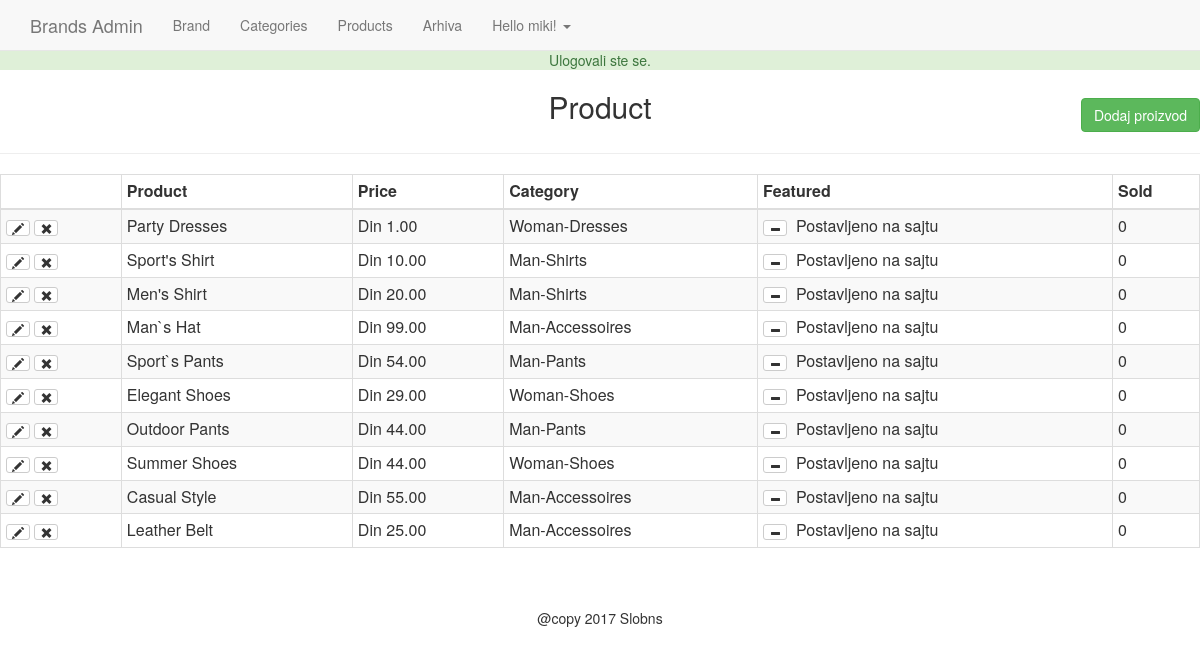
The app's page /admin/products.php (signed in) with its own data.
### tables this page shows
CREATE TABLE `product` (
  `id` int(11) NOT NULL,
  `title` varchar(255) NOT NULL,
  `price` decimal(10,2) NOT NULL,
  `list_price` decimal(10,2) NOT NULL,
  `brand` int(11) NOT NULL,
  `categories` varchar(255) NOT NULL,
  `image` varchar(255) NOT NULL,
  `description` text NOT NULL,
  `featured` tinyint(4) NOT NULL DEFAULT '0',
  `sizes` text NOT NULL,
  `deleted` tinyint(4) NOT NULL DEFAULT '0'
);

### helpers/helpers.php (called while the page is built, shortened)
<?php
function money($num){
    return 'Din '. number_format($num,2);
}

### admin/products.php (the view, shortened to what this page needs)
<?php
require_once $_SERVER['DOCUMENT_ROOT'].'/ecommerc/core/init.php';
include 'includes/head.php';
include 'includes/navigation.php';
$dbPath = '';
if(isset($_GET['add']) || isset($_GET['edit'])){
 $brandQuery = $db->query("SELECT * FROM brand ORDER BY brand");
 $parentQuery = $db->query("SELECT * FROM categories WHERE parent=0 ORDER BY category");
 $title = ((isset($_POST['title']) && $_POST['title'] != '')?sanitize($_POST['title']):'');
 $brand = ((isset($_POST['brand']) && !empty($_POST['brand']))?sanitize($_POST['brand']):'');
 $parent = ((isset($_POST['parent']) && !empty($_POST['parent']))?sanitize($_POST['parent']):'');
 $category = ((isset($_POST['child']) && !empty($_POST['child']))?sanitize($_POST['child']):'');
 $price = ((isset($_POST['price']) && $_POST['price'] != '')?sanitize($_POST['price']):'');
 $list_price = ((isset($_POST['list_price']) && $_POST['list_price'] != '')?sanitize($_POST['list_price']):'');
 $description = ((isset($_POST['description']) && $_POST['description'] != '')?sanitize($_POST['description']):'');
 $sizes = ((isset($_POST['sizes']) && $_POST['sizes'] != '')?sanitize($_POST['sizes']):'');
 $sizes = rtrim($sizes, '.');
 $saved_image = '';
 if(isset($_GET['edit'])){
     $edit_id = (int)$_GET['edit'];
     $productResult = $db->query("SELECT * FROM product WHERE id ='$edit_id'");
     $product = mysqli_fetch_assoc($productResult);
     if(isset($_GET['delete_image'])){
         $image_url = $_SERVER['DOCUMENT_ROOT'].$product['image'];echo $image_url;
         unlink($image_url);
         $db->query("UPDATE product SET image = '' WHERE id='$edit_id'");
         header('Location: products.php?edit='.$edit_id);
     }
     $category = ((isset($_POST['child']) && $_POST['child'] != '')?sanitize($_POST['child']):$product['categories']);
     $title = ((isset($_POST['title']) && $_POST['title'] != '')?sanitize($_POST['title']):$product['title']);
     $brand = ((isset($_POST['brand']) && $_POST['brand'] != '')?sanitize($_POST['brand']):$product['brand']);
     $parentSql = $db->query("SELECT * FROM categories WHERE id = '$category'");
     $parentResult = mysqli_fetch_assoc($parentSql);
     $parent = ((isset($_POST['parent']) && $_POST['parent'] != '')?sanitize($_POST['parent']):$parentResult['parent']);
     $price = ((isset($_POST['price']) && $_POST['price'] != '')?sanitize($_POST['price']):$product['price']);
     $list_price = ((isset($_POST['list_price']) && $_POST['list_price'] != '')?sanitize($_POST['list_price']):$product['list_price']);
     $description = ((isset($_POST['description']) && $_POST['description'] != '')?sanitize($_POST['description']):$product['description']);
     $sizes = ((isset($_POST['sizes']) && $_POST['sizes'] != '')?sanitize($_POST['sizes']):$product['sizes']);
     $sizes = rtrim($sizes, '.');
     $saved_image = (($product['image'] != '')?$product['image']:'');
     $dbPath = $saved_image;
 }
    if(!empty($sizes)){
         $sizeString = sanitize($sizes);
         $sizeString = rtrim($sizeString,',');
         $sizesArray = explode(',', $sizeString);
         $sArray = array();
         $qArray = array();
         foreach($sizesArray as $ss){
             $s = explode(':', $ss);
             $sArray[]=$s[0];
             $qArray[]=$s[1];
         }
     }else{$sizesArray = array();}
    if($_POST){
        $errors = array();
        $required = array('title','brand','parent','child','sizes');
        foreach ($required as $field){
            if($_POST[$field]==''){
                $errors[] = 'Sva oznacena polja trebaju biti popunjena';
                break;
            }
        }
     if(!empty($_FILES)){
         $photo = $_FILES['photo'];
         $name = $photo['name'];
         $nameArray = explode('.',$name);
         $fileArray = $nameArray[0];
         $fileExt = $nameArray[1];
         $mime = explode('/',$photo['type']);
         $mimeType = $mime[0];
         $mimeExt = $mime[1];
         $tmpLoc = $photo['tmp_name'];
         $allowed = array('png','jpg','jpeg','gif','JPG' );
         $uploadName = md5(microtime()). '.' .$fileExt;
         $uploadPath = BASEURL. '/images/proizvod/'.$uploadName;
         $dbPath = '/ecommerc/images/proizvod/'.$uploadName;
         $fileSize = $photo['size'];
         if($mimeType != 'image'){
             $errors[] = 'Unesite odgovarajuci fajl.';
         }
         if(!in_array($fileExt, $allowed)){
             $errors[] = 'Slika treba da bude u odredjenom formatu, jpg, png, jpeg ili gif.';
         }
         if($fileSize>15000000){
             $errors[] = 'Slika treba da je manja od 15Mb';
         }
         if($fileExt != $mimeExt && ($mimeExt == 'jpeg' && $fileExt != 'jpg')){
             $errors[] = 'File ext does not match the file!';
         }
     }
     if(!empty($errors)){
         echo display_errors($errors);
     }else{
         if(!empty($_FILES)){
         move_uploaded_file($tmpLoc, $uploadPath);
         }
         $insertSql = "INSERT INTO product (`title`, `brand`,`list_price`, `price`,"
                 . " `categories`, `sizes`,`description`,`image`) VALUES ('$title',"
                 . "'$brand','$list_price','$price', '$category', '$sizes', "
                 . "'$description', '$dbPath')";
         if(isset($_GET['edit'])){
             $insertSql = "UPDATE product SET title ='$title',price ='$price', brand ='$brand', "
                     . "list_price ='$list_price', categories = '$category', sizes = '$sizes',"
                     . "image ='$dbPath', description = '$description' WHERE id = '$edit_id'";
         }
         $db->query($insertSql);
         header('Location: products.php');
     }
 }
?>
<h2 class="text-center"><?=((isset($_GET['edit']))?'Izmeni':'Dodaj novi')?> proizvod</h2>
<form action="products.php?<?=((isset($_GET['edit']))?'edit='.$edit_id:'add=1');?>" method="POST" enctype="multipart/form-data">
    <div class="form-group col-md-3">
        <label for="title">Title*:</label>
        <input type="text" name="title" id="title" class="form-control" value="<?=$title;?>">
    </div>
    <div class="form-group col-md-3">
        <label for="brand">Brand*:</label>
        <select class="form-control" id="brand" name="brand">
            <option value="<?=(($brand == '')?' selected':'');?>"></option>
            <?php while($brand_b = mysqli_fetch_assoc($brandQuery)):?>
            <option value="<?=$brand_b['id'];?>"<?=(($brand == $brand_b['id'])?' selected':'')  ?>><?=$brand_b['brand'];?></option>
            <?php endwhile;?>
        </select>
    </div>
    <div class="form-group col-md-3">
        <label for="parent">Parent Category*:</label>
        <select class="form-control" id="parent" name="parent">
            <option value="<?=(($parent == '')? ' selected':'') ;?>"></option>
            <?php while($parent_p = mysqli_fetch_assoc($parentQuery)):?>
            <option value="<?=$parent_p['id'];?>"<?=(($parent == $parent_p['id'])?' selected':'');?>><?=$parent_p['category'];?></option>
            <?php endwhile;?>
        </select>
    </div>
    <div class="form-group col-md-3">
        <label for="child">Child Category*:</label>
        <select id="child" name="child" class="form-control">
        </select>
    </div>
    <div class="form-group col-md-3">
        <label for="price">Cena*:</label>
        <input type="text" id="price" name="price" class="form-control" value="<?=$price;?>">
    </div>
    <div class="form-group col-md-3">
        <label for="price">Stara Cena:</label>
        <input type="text" id="list_price" name="list_price" class="form-control" value="<?=$list_price;?>">
    </div>
    <div class="form-group col-md-3">
        <label>Kolicina i Velicina*:</label>
        <button class="btn btn-default form-control" onclick="jQuery('#sizesModal').modal('toggle');return false;">Kolicina i Velicina</button>
    </div>
    <div class="form-group col-md-3">
        <label for="sizes">Pregled Vel. i Kol.:</label>
        <input type="text" id="sizes" name="sizes" class="form-control" value="<?=$sizes;?>" readonly="">
    </div>
    <div class="form-group col-md-6">
        <?php if($saved_image !=''):?>
        <div class="saved-image">
            <img src="<?=$saved_image?>" alt="saved image"/><br>
            <a href="products.php?delete_image=1&edit=<?=$edit_id;?>" class="text-danger">Obrisi sliku</a>
        </div>
        <?php else:?>
        <label for="photo">Slika Proizvoda:</label>
        <input type="file" name="photo" id="photo" class="form-control">
        <?php endif;?>
    </div>
    <div class="form-group col-md-6">
        <label for="decsription">Opis:</label>
        <textarea id="description" name="description" class="form-control" rows="6"><?=$description;?></textarea>
    </div>
    <div class="form-group pull-right">
        <a href="products.php" class="btn btn-default">Odustani</a>
        <input type="submit" value="<?=((isset($_GET['edit']))?'Izmeni':'Dodaj')?> Proizvod" class="btn btn-success">
    </div><div class="clearfix"></div>
</form>
<div class="modal fade" id="sizesModal" tabindex="-1" role="dialog" aria-labelledby="sizesModalLabel">
  <div class="modal-dialog modal-lg" role="document">
    <div class="modal-content">
      <div class="modal-header">
        <button type="button" class="close" data-dismiss="modal" aria-label="Close"><span aria-hidden="true">&times;</span></button>
        <h4 class="modal-title" id="sizesModalLabel">Velicina & Kolicina</h4>
      </div>
      <div class="modal-body">
          <div class="container-fluid">
              <?php for($i=1;$i<=12;$i++):?>
              <div class="form-group col-md-4">
                  <label for="size<?=$i;?>">Velicina</label>
                  <input type="text" name="size<?=$i;?>" id="size<?=$i;?>"
                         value="<?=((!empty($sArray[$i-1]))?$sArray[$i-1]:'');?>" class="form-control">
              </div>
              <div class="form-group col-md-2">
                  <label for="qty<?=$i;?>">Kolicina</label>
                  <input type="number" name="qty<?=$i;?>" id="qty<?=$i;?>"
                         value="<?=((!empty($qArray[$i-1]))?$qArray[$i-1]:'');?>" min="0" class="form-control">
              </div>
               <?php endfor;?>
          </div>
      </div>
      <div class="modal-footer">
        <button type="button" class="btn btn-default" data-dismiss="modal">Zatvori</button>
        <button type="button" class="btn btn-primary" onclick="updateSizes();jQuery('#sizesModal').modal('toggle');return false;">Sacuvaj izmene</button>
      </div>
    </div>
  </div>
</div>
<?php }else{
        $sql = "SELECT * FROM product WHERE deleted = 0";
        $presult = $db->query($sql);
?>
<h2 class="text-center">Product</h2>
<a href="products.php?add=1" class="btn btn-success pull-right" id="add-product-btn">Dodaj proizvod</a><div class="clearfix"></div>
<hr>
<table class="table table-bordered table-condensed table-striped">
    <thead>
      <th></th><th>Product</th><th>Price</th><th>Category</th><th>Featured</th><th>Sold</th>
    </thead>
    <tbody>
        <?php while($prod = mysqli_fetch_assoc($presult)):
            $childID = $prod['categories'];
            $catSql = "SELECT * FROM categories WHERE id ='$childID'";
            $result = $db->query($catSql);
            $child = mysqli_fetch_assoc($result);
            $parentID = $child['parent'];
            $parentSql = "SELECT * FROM categories WHERE id = '$parentID'";
            $parResult = $db->query($parentSql);
            $parent = mysqli_fetch_assoc($parResult);
            $categoryAll = $parent['category'].'-'.$child['category'];
            ?>
        <tr>
            <td>
                <a href="products.php?edit=<?=$prod['id'];?>" class="btn btn-xs btn-default"><span class="glyphicon glyphicon-pencil"></span></a>
                <a href="products.php?delete=<?=$prod['id'];?>" class="btn btn-xs btn-default"><span class="glyphicon glyphicon-remove"></span></a>
            </td>
            <td><?=$prod['title']?></td>
            <td><?=money($prod['price']);?></td>
            <td><?=$categoryAll;?></td>
            <td><a href="products.php?featured=<?=(($prod['featured']== 0)?'1':'0');?>&id=<?=$prod['id'];?>" class="btn btn-xs btn-default">
                <span class="glyphicon glyphicon-<?=(($prod['featured']== 1)?'minus':'plus');?>"></span>
                </a>&nbsp; <?=(($prod['featured'] == 1)?'Postavljeno na sajtu':'') ;?></td>
            <td>0</td>
        </tr>
        <?php endwhile;?>
    </tbody>
</table>
<?php }include 'includes/footer.php';?>

### css/main.css (style rules this page uses)
body { padding-top: 50px; }
#add-product-btn { margin-top: -35px; }

### records on screen
product: title "Party Dresses", price "Din 1.00", categoryAll "Woman-Dresses", featured 1 (drawn)
product: title "Sport's Shirt", price "Din 10.00", categoryAll "Man-Shirts", featured 1 (drawn)
product: title "Men's Shirt", price "Din 20.00", categoryAll "Man-Shirts", featured 1 (drawn)
product: title "Man`s Hat", price "Din 99.00", categoryAll "Man-Accessoires", featured 1 (drawn)
product: title "Sport`s Pants", price "Din 54.00", categoryAll "Man-Pants", featured 1 (drawn)
product: title "Elegant Shoes", price "Din 29.00", categoryAll "Woman-Shoes", featured 1 (drawn)
product: title "Outdoor Pants", price "Din 44.00", categoryAll "Man-Pants", featured 1 (drawn)
product: title "Summer Shoes", price "Din 44.00", categoryAll "Woman-Shoes", featured 1 (drawn)
product: title "Casual Style", price "Din 55.00", categoryAll "Man-Accessoires", featured 1 (drawn)
product: title "Leather Belt", price "Din 25.00", categoryAll "Man-Accessoires", featured 1 (drawn)

### other values on screen
$_SESSION['success_flash'] "Ulogovali ste se."
$user_data['first'] "miki"
